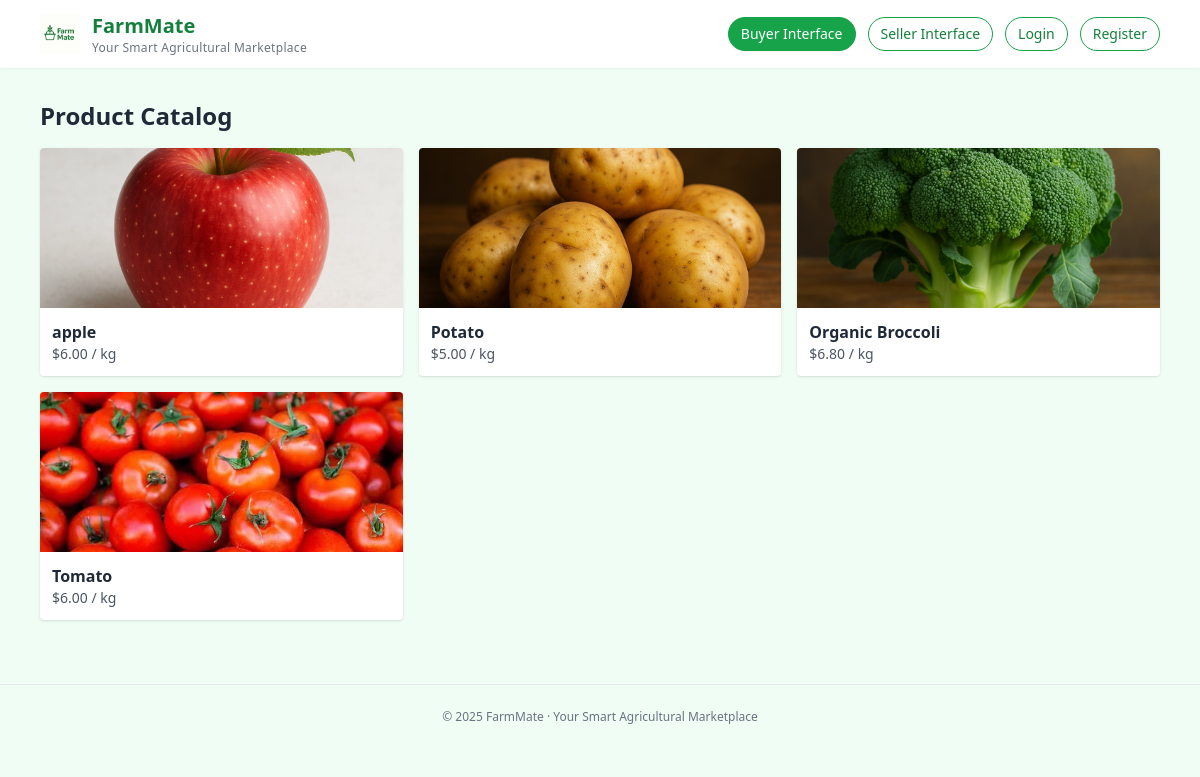
/buy/, run on the app's committed database.
### products/models.py (models this page shows)
class Product(models.Model):
    supplier = models.ForeignKey(SupplierProfile, on_delete=models.CASCADE, related_name='products')
    name = models.CharField(max_length=200)
    category = models.CharField(max_length=100, blank=True)
    unit = models.CharField(max_length=50, default='kg')
    stock = models.PositiveIntegerField(default=0)
    base_price = models.DecimalField(max_digits=10, decimal_places=2, default=0)
    ai_description_en = models.TextField(blank=True)
    ai_description_zh = models.TextField(blank=True)
    created_at = models.DateTimeField(auto_now_add=True)
    image = models.ImageField(upload_to='products/', blank=True, null=True)
    is_active = models.BooleanField(default=True, verbose_name="是否上架")

### products/views.py (the view)
# urls.py: path('buy/', buyer_catalog, name='buyer-catalog'),
def buyer_catalog(request):
    products = Product.objects.filter(is_active=True).order_by("-created_at")
    return render(request, "buyer/catalog.html", {"products": products})

### templates/buyer/catalog.html (shortened to what this page needs)
{% extends "_base.html" %}
{% block content %}
  <h2 class="text-2xl font-semibold mb-4">Product Catalog</h2>
  <div class="grid md:grid-cols-3 gap-4">
  {% for p in products %}
    <a href="/buy/products/{{ p.id }}/" class="block bg-white rounded shadow hover:shadow-md">
      {% if p.image %}
        <img src="{{ p.image.url }}" class="w-full h-40 object-cover rounded-t" alt="{{ p.name }}">
      {% endif %}
      <div class="p-3">
        <div class="font-semibold">{{ p.name }}</div>
        <div class="text-sm text-gray-600">${{ p.base_price }} / {{ p.unit }}</div>
      </div>
    </a>
  {% empty %}
    <p class="text-gray-500">No products available.</p>
  {% endfor %}
  </div>
{% endblock %}

### data on the page
Product: image (picture), name "apple", base_price "6.00", unit "kg"
Product: image (picture), name "Potato", base_price "5.00", unit "kg"
Product: image (picture), name "Organic Broccoli", base_price "6.80", unit "kg"
Product: image (picture), name "Tomato", base_price "6.00", unit "kg"
